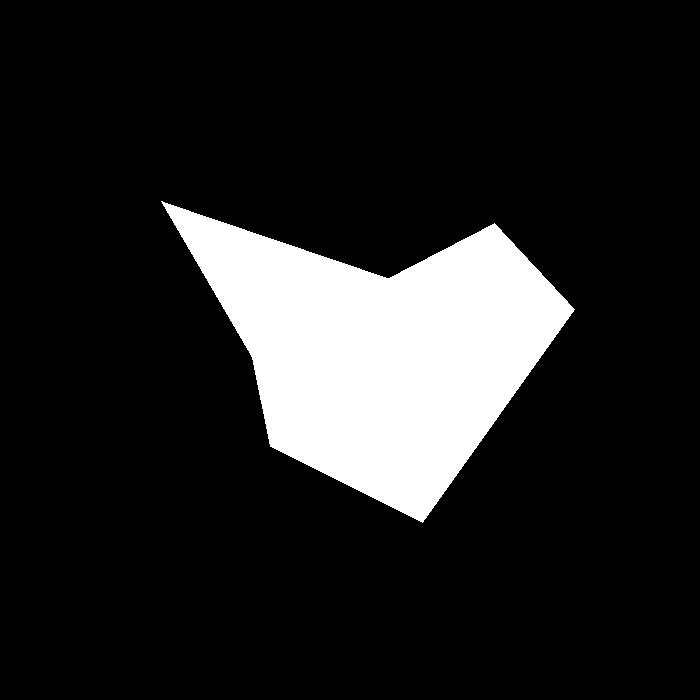
#> input picture polygon_compleixty_flask/draw/file0.jpg, 700 x 700 px
$ python -i GetVertex.py   (imports and definitions only)
#> lines starting #> are read from the running program, lines starting #| are printed output that depends on the picture; after the words box and inside, x2 and y2 are one past the last pixel; in counts of white or black regions, pixels touching at a corner belong together
import cv2
import numpy as np
import matplotlib.pyplot as plt
from PIL import Image

def GetVertex(url):
# Step 1: 读取图像
    img = Image.open(url).convert('L')  # 'L' 模式表示灰度图
    img = np.array(img)  # 转换为 NumPy 数组，用于 OpenCV 处理

    _, img_thresh = cv2.threshold(img, 128, 255, cv2.THRESH_BINARY_INV)
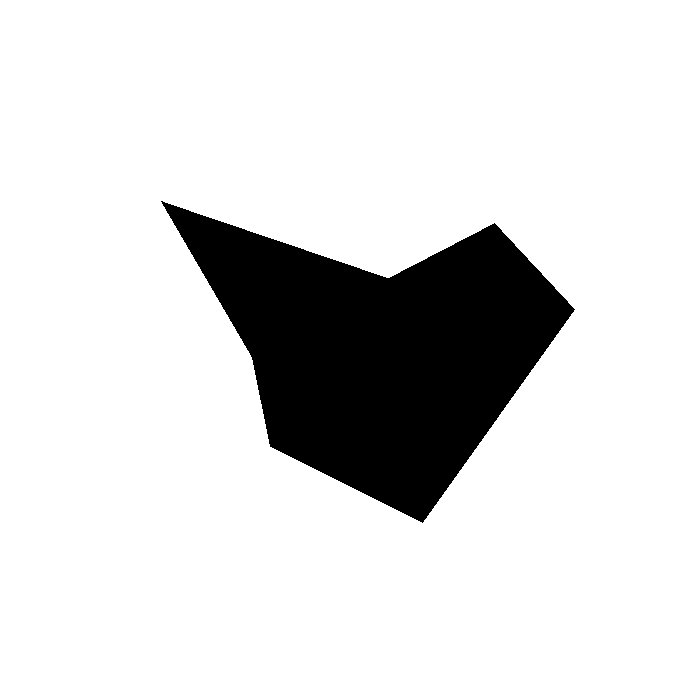
#> img_thresh: shape (700, 700); 86.2% white; 1 black region, box (x1, y1, x2, y2) and area: (161, 201, 575, 523) 67512

    # 使用形态学操作去除细小噪声和锯齿
    kernel = np.ones((3, 3), np.uint8)
    img_morph = cv2.morphologyEx(img_thresh, cv2.MORPH_OPEN, kernel)

    # 边缘检测
    edges = cv2.Canny(img_morph, 50, 150)
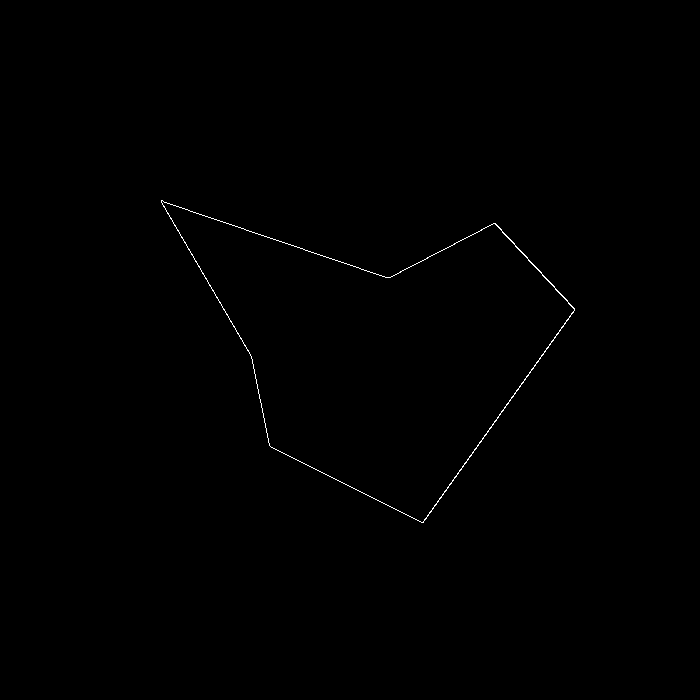
#> edges: shape (700, 700); 0.25% white in thin lines or dots, all inside (x1, y1, x2, y2) = (161, 200, 575, 523)

    # 找到轮廓
    contours, _ = cv2.findContours(edges, cv2.RETR_EXTERNAL, cv2.CHAIN_APPROX_SIMPLE)
#> contours = 1 contour; box (x1, y1, x2, y2) and area: (161, 200, 575, 523) 67671

    # 使用多边形逼近
    epsilon = 0.001 * cv2.arcLength(contours[0], True)
#> epsilon = 1.26
    approx = cv2.approxPolyDP(contours[0], epsilon, True)
#> approx = contour of 11 points, box (x1, y1, x2, y2) (161, 200, 575, 523), area 67688

    # 绘制多边形顶点
    img_poly = np.zeros_like(img)
    cv2.drawContours(img_poly, [approx], -1, (255, 255, 255), 2)
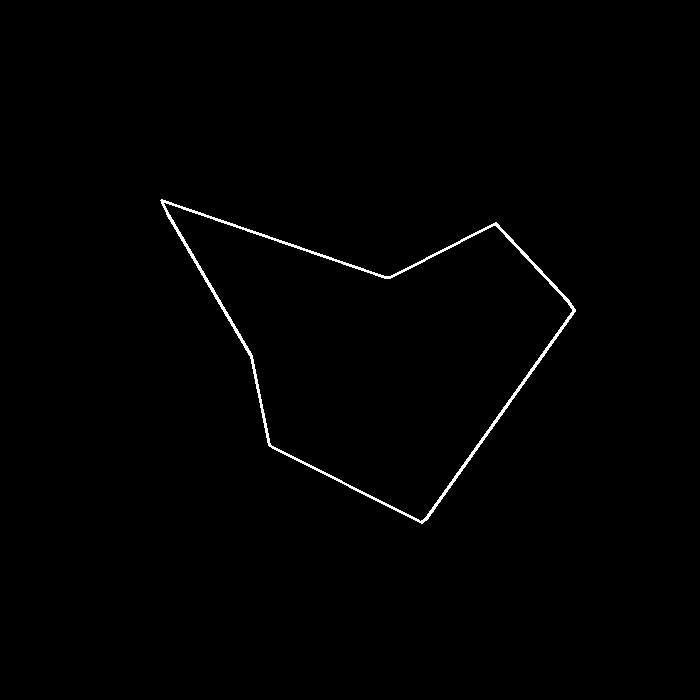
#> img_poly: shape (700, 700); 0.72% white in thin lines or dots, all inside (x1, y1, x2, y2) = (160, 199, 576, 524)

    # 显示结果
    plt.figure(figsize=(6, 6))
    plt.imshow(img_poly, cmap='gray')
    plt.title('Detected Complex Polygon')
    plt.show()

    # 打印顶点坐标
    polygon_vertices = approx[:, 0, :]
#> polygon_vertices = [[161, 200], [167, 213], [251, 356], [269, 445], [421, 522], [426, 518], [574, 310], [567, 300], [495, 223], [390, 277], [385, 277]]
    print("Vertex")
    print(polygon_vertices)
#| [[161 200]
#|  [167 213]
#|  [251 356]
#|  [269 445]
#|  [421 522]
#|  [426 518]
#|  [574 310]
#|  [567 300]
#|  [495 223]
#|  [390 277]
#|  [385 277]]

    return polygon_vertices

#cv2.imshow("Gray Image", gray)
#cv2.waitKey(0)
#cv2.destroyAllWindows()

"""# Step 2: 使用 Canny 边缘检测
edges = cv2.Canny(gray, 50, 150)

# Step 3: 找到轮廓
contours, _ = cv2.findContours(edges, cv2.RETR_EXTERNAL, cv2.CHAIN_APPROX_SIMPLE)

# Step 4: 多边形逼近 (找到多边形的顶点)
epsilon = 0.01 * cv2.arcLength(contours[0], True)  # 逼近精度
approx = cv2.approxPolyDP(contours[0], epsilon, True)  # 使用多边形逼近

# 获取顶点坐标
polygon_vertices = approx[:, 0, :]  # 获取所有顶点坐标

# 打印多边形顶点
print("Vertex：")
for point in polygon_vertices:
    print(point)

# 可视化结果
img_with_polygon = img.copy()
cv2.drawContours(img_with_polygon, [approx], 0, (0, 255, 0), 3)  # 绘制多边形轮廓

# 使用matplotlib展示图像
plt.figure(figsize=(6, 6))
plt.imshow(cv2.cvtColor(img_with_polygon, cv2.COLOR_BGR2RGB))
plt.title('Detected Polygon')
plt.show()"""

"""
使用霍夫变换检测直线
edges = cv2.Canny(gray, 50, 150, apertureSize=3)
print(edges)

# Step 3: 使用霍夫变换检测直线
lines = cv2.HoughLinesP(edges, 1, np.pi / 180, threshold=80, minLineLength=30, maxLineGap=10)
print(lines)

# 在图像上绘制直线
img_with_lines = img.copy()
for line in lines:
    x1, y1, x2, y2 = line[0]
    cv2.line(img_with_lines, (x1, y1), (x2, y2), (0, 255, 0), 2)

# 显示结果
plt.figure(figsize=(6, 6))
plt.imshow(cv2.cvtColor(img_with_lines, cv2.COLOR_BGR2RGB))
plt.title('Detected Lines with Hough Transform')
plt.show()"""

"""
# Step 2: 使用高斯模糊去噪
blurred = cv2.GaussianBlur(gray, (5, 5), 0)

# Step 3: 使用自适应阈值
thresh = cv2.adaptiveThreshold(blurred, 255, cv2.ADAPTIVE_THRESH_GAUSSIAN_C, cv2.THRESH_BINARY, 11, 2)

# Step 4: 找到轮廓
contours, _ = cv2.findContours(thresh, cv2.RETR_EXTERNAL, cv2.CHAIN_APPROX_SIMPLE)

# Step 5: 使用多边形逼近
epsilon = 0.01 * cv2.arcLength(contours[0], True)
approx = cv2.approxPolyDP(contours[0], epsilon, True)

# 获取多边形顶点
polygon_vertices = approx[:, 0, :]

# 可视化结果
img_with_polygon = img.copy()
cv2.drawContours(img_with_polygon, [approx], 0, (0, 255, 0), 3)

plt.figure(figsize=(6, 6))
plt.imshow(cv2.cvtColor(img_with_polygon, cv2.COLOR_BGR2RGB))
plt.title('Detected Complex Polygon')
plt.show()
"""

>>> result = GetVertex('../polygon_compleixty_flask/draw/file0.jpg')
#> result has the same summary as polygon_vertices in GetVertex

$ run again, on polygon_compleixty_flask/draw/file10.jpg
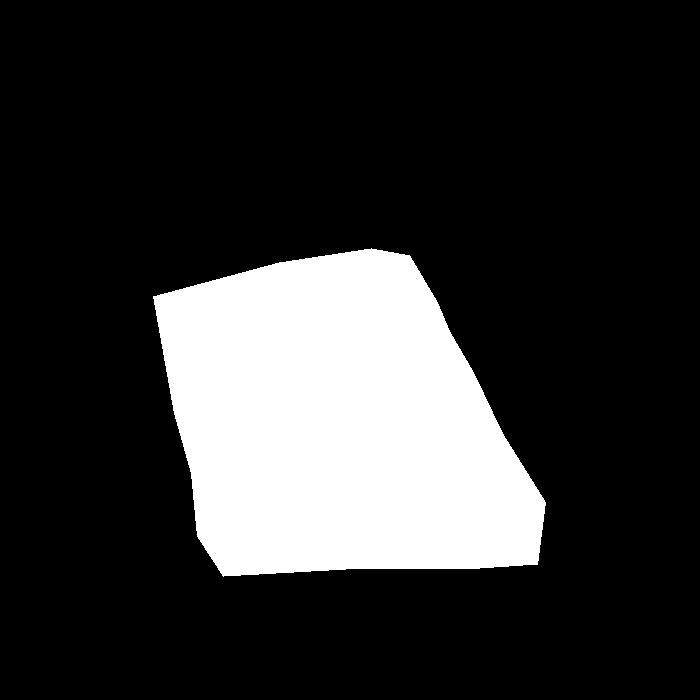
#> input picture polygon_compleixty_flask/draw/file10.jpg, 700 x 700 px
#> in GetVertex, `_, img_thresh = cv2.threshold(img, 128, 255, cv2.THRESH_BINARY_INV)`:
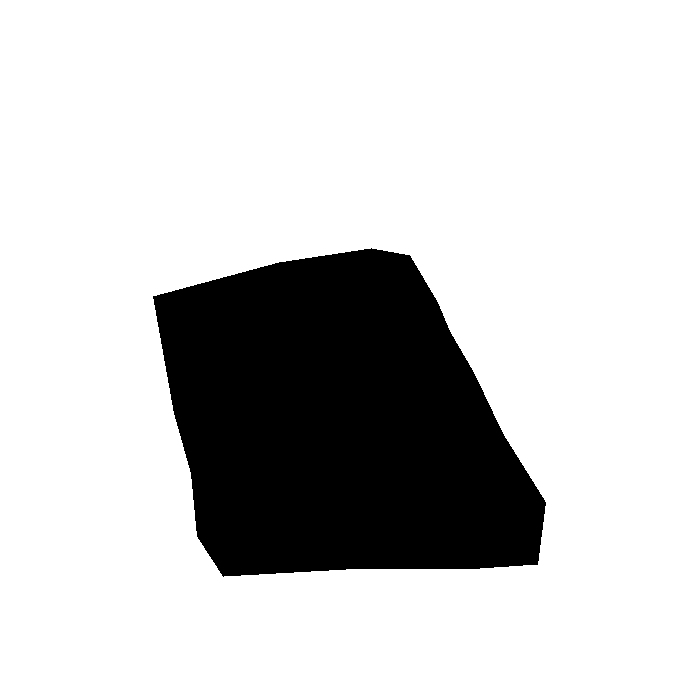
#> img_thresh: shape (700, 700); 80.4% white; 1 black region, box (x1, y1, x2, y2) and area: (153, 248, 546, 577) 95923
#> edges: shape (700, 700); 0.25% white in thin lines or dots, all inside (x1, y1, x2, y2) = (152, 248, 546, 577)
#> contours = 1 contour; box (x1, y1, x2, y2) and area: (152, 248, 546, 577) 95920
#> epsilon = 1.28
#> approx = contour of 18 points, box (x1, y1, x2, y2) (152, 248, 546, 577), area 96062
#> in GetVertex, `cv2.drawContours(img_poly, [approx], -1, (255, 255, 255), 2)`:
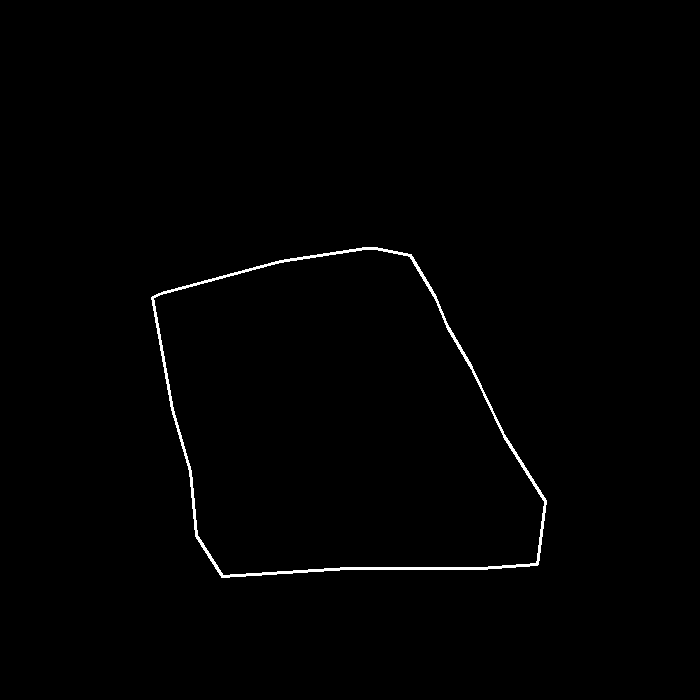
#> img_poly: shape (700, 700); 0.74% white; 1 white region, box (x1, y1, x2, y2) and area: (151, 247, 547, 578) 3622
#> polygon_vertices = 18 rows, first 8: [152, 297], [172, 409], [190, 471], [196, 535], [222, 576], [347, 568], [480, 568], [537, 564]
#> (printed output is left out)
#> result has the same summary as polygon_vertices in GetVertex
